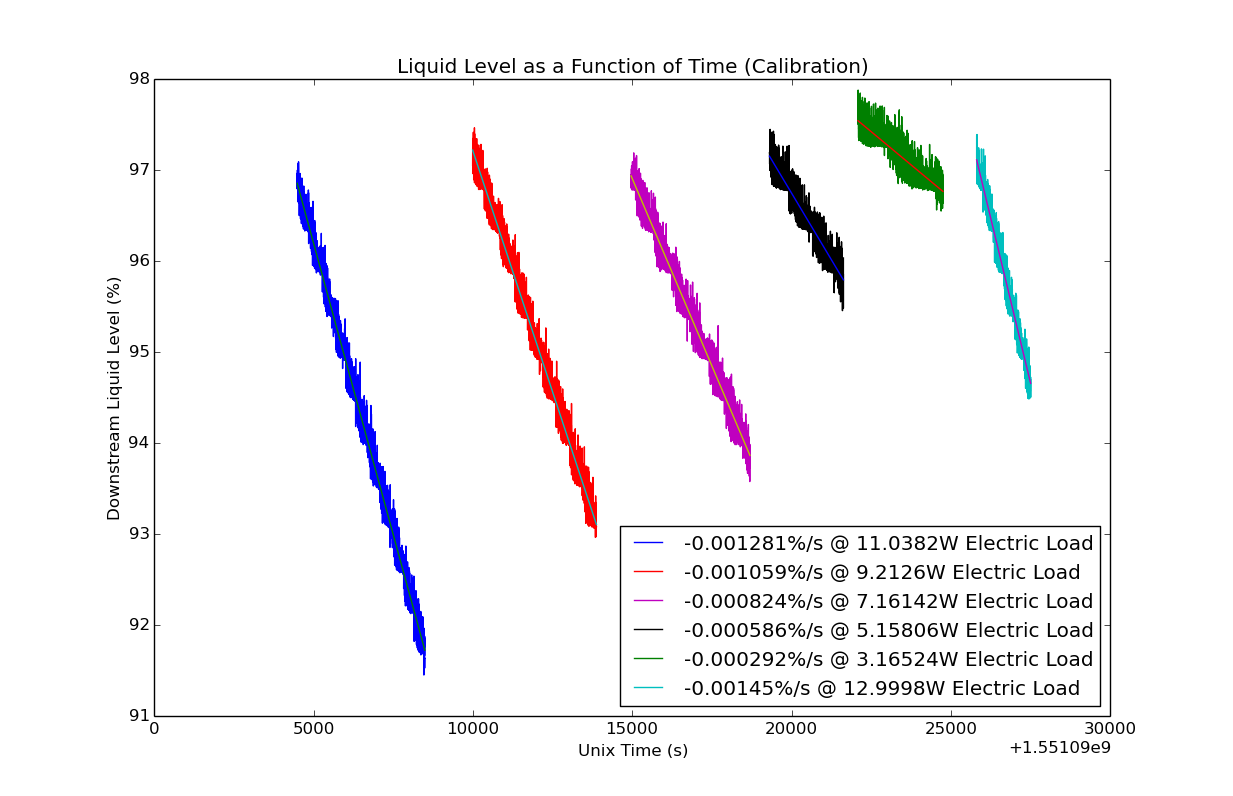

Write Python code to recreate this figure.
from __future__ import division
from csv import reader, writer
from datetime import datetime
from subprocess import check_output
from re import compile, findall
from os import walk
from os.path import isfile, join, abspath, dirname
from fnmatch import fnmatch
from matplotlib import pyplot as plt
from numpy import mean, std, polyfit, linspace
from sys import maxint, stderr
from scipy.stats import linregress
from json import dumps
from user_input import *
from cryomodule import *


def linkBufferToPV(pv, dataBuffer, columnDict, header):
    try:
        columnDict[pv] = {"idx": header.index(pv), "buffer": dataBuffer}
    except ValueError:
        print >> stderr, "Column " + pv + " not found in CSV"


def parseDataFromCSV(fileName, bufferMap, timeBuffer, isCalibration=False,
                     heaterPV=None, heatLoad=None):
    columnDict = {}

    with open(fileName) as csvFile:

        csvReader = reader(csvFile)
        header = csvReader.next()

        for pv, dataBuffer in bufferMap.iteritems():
            linkBufferToPV(pv, dataBuffer, columnDict, header)

        if isCalibration:
            linkBufferToPV(heaterPV, heatLoad, columnDict, header)

        timeIdx = header.index("time")
        timeZero = datetime.utcfromtimestamp(0)

        for row in csvReader:

            timeBuffer.append((datetime.strptime(row[timeIdx],
                                                 "%Y-%m-%d %H:%M:%S")
                               - timeZero).total_seconds())

            for col, idxBuffDict in columnDict.iteritems():
                try:
                    idxBuffDict["buffer"].append(float(row[idxBuffDict["idx"]]))
                except ValueError:
                    print >> stderr, "Could not parse row: " + str(row)


def parseCalibData(cryMod):
    heaterPV = cryMod.cavities[cryMod.calCavNum - 1].heaterPV
    parseDataFromCSV(cryMod.calFileName, cryMod.pvBufferMap, cryMod.calTime,
                     True, heaterPV, cryMod.calHeatLoad)


def parseQ0MeasData(cavity):
    parseDataFromCSV(cavity.q0MeasFileName, cavity.pvBufferMap,
                     cavity.q0MeasTime)


def processCalibrationData(cryMod, valveTolerance):
    parseCalibData(cryMod)

    # The readings get wonky when the upstream liquid level dips below 66, and
    # when the  valve position is +/- 1.2 from our locked position (found
    # empirically)
    runs, timeRuns, heaterVals = populateCalibRuns(cryMod, 66, valveTolerance)

    return genAndPlotRuns(heaterVals, runs, timeRuns, True)


def processQ0MeasData(cavity, valveTolerance):
    parseQ0MeasData(cavity)

    runs, timeRuns, heaterVals = populateQ0MeasRuns(cavity, 66, valveTolerance)

    return genAndPlotRuns(heaterVals, runs, timeRuns, False)


def genAndPlotRuns(heaterVals, runs, timeRuns, isCalibration):
    print "Heat Loads: " + str(heaterVals)
    adjustForHeaterSettle(heaterVals, runs, timeRuns)

    for timeRun in timeRuns:
        print "Duration of run: " + str((timeRun[-1] - timeRun[0]) / 60.0)

    ax1 = genAxis("Liquid Level as a Function of Time"
                  + (" (Calibration)" if isCalibration else ""),
                  "Unix Time (s)", "Downstream Liquid Level (%)")

    slopes = []

    for idx, run in enumerate(runs):
        m, b, r_val, p_val, std_err = linregress(timeRuns[idx], run)
        print"R^2: " + str(r_val ** 2)

        slopes.append(m)

        ax1.plot(timeRuns[idx], run, label=(str(round(m, 6)) + "%/s @ "
                                            + str(heaterVals[idx])
                                            + "W Electric Load"))

        ax1.plot(timeRuns[idx], [m * x + b for x in timeRuns[idx]])

    if isCalibration:
        ax1.legend(loc='lower right')
        ax2 = genAxis("Rate of Change of Liquid Level as a Function of Heat Load",
                      "Heat Load (W)", "dLL/dt (%/s)")

        ax2.plot(heaterVals, slopes, marker="o", linestyle="None",
                 label="Calibration Data")

        m, b = polyfit(heaterVals, slopes, 1)

        ax2.plot(heaterVals, [m*x + b for x in heaterVals],
                 label=(str(m)+" %/(s*W)"))

        ax2.legend(loc='upper right')

        return m, b, ax2, heaterVals

    else:
        ax1.legend(loc='upper right')
        return slopes


# Sometimes the heater takes a little while to settle, especially after large
# jumps, which renders the points taken during that time useless
def adjustForHeaterSettle(heaterVals, runs, timeRuns):
    for idx, heaterVal in enumerate(heaterVals):

        # Scaling factor 55 is derived from an observation that an 11W jump
        # leads to about 600 useless points (assuming it scales linearly)
        cutoff = (int(abs(heaterVal - heaterVals[idx - 1]) * 55)
                  if idx > 0 else 0)
        print "cutoff: " + str(cutoff)

        # Adjusting both buffers to keep them "synchronous"
        runs[idx] = runs[idx][cutoff:]
        timeRuns[idx] = timeRuns[idx][cutoff:]


def populateCalibRuns(cryMod, levelLimitUS, valvePosTolerance, cutoff=1000):

    def appendToBuffers(dataBuffers, startIdx, endIdx):
        for (runBuffer, dataBuffer) in dataBuffers:
            runBuffer.append(dataBuffer[startIdx: endIdx])

    runStartIdx = 0

    runs = []
    timeRuns = []
    inputVals = []

    for idx, val in enumerate(cryMod.calHeatLoad):

        prevInputVal = cryMod.calHeatLoad[idx - 1] if idx > 0 else val

        # A "break" condition defining the end of a run
        if (val != prevInputVal
                or cryMod.calUpstreamLevel[idx] < levelLimitUS
                or (abs(cryMod.calValvePos[idx] - cryMod.refValvePos)
                    > valvePosTolerance)
                or idx == len(cryMod.calHeatLoad) - 1):

            # Keeping only those runs with at least <cutoff> points
            if idx - runStartIdx > cutoff:
                inputVals.append(prevInputVal - cryMod.refHeaterVal)
                appendToBuffers([(runs, cryMod.calDownstreamLevel),
                                 (timeRuns, cryMod.calTime)],
                                runStartIdx, idx)

            runStartIdx = idx

    return runs, timeRuns, inputVals


def populateQ0MeasRuns(cavity, levelLimitUS, valvePosTolerance, cutoff=500):

    def appendToBuffers(dataBuffers, startIdx, endIdx):
        for (runBuffer, dataBuffer) in dataBuffers:
            runBuffer.append(dataBuffer[startIdx: endIdx])

    runStartIdx = 0

    runs = []
    timeRuns = []
    inputVals = []

    for idx, val in enumerate(cavity.q0MeasHeatLoad):

        prevInputVal = cavity.q0MeasHeatLoad[idx - 1] if idx > 0 else val

        # A "break" condition defining the end of a run
        if (val != prevInputVal
                or cavity.q0MeasUpstreamLevel[idx] < levelLimitUS
                or (abs(cavity.q0MeasValvePos[idx] - cavity.parent.refValvePos)
                    > valvePosTolerance)
                or idx == len(cavity.q0MeasHeatLoad) - 1):

            # Keeping only those runs with at least <cutoff> points
            if idx - runStartIdx > cutoff:
                inputVals.append(prevInputVal - cavity.parent.refHeaterVal)
                appendToBuffers([(runs, cavity.q0MeasDownstreamLevel),
                                 (timeRuns, cavity.q0MeasTime)],
                                runStartIdx, idx)

            runStartIdx = idx

    return runs, timeRuns, inputVals


def genAxis(title, xlabel, ylabel):
    fig = plt.figure()
    ax = fig.add_subplot(111)
    ax.set_title(title)
    ax.set_xlabel(xlabel)
    ax.set_ylabel(ylabel)
    return ax


def calcQ0(gradient, inputHeatLoad, refGradient=16.0, refHeatLoad=9.6,
           refQ0=2.7E10):
    return refQ0 * (refHeatLoad / inputHeatLoad) * ((gradient / refGradient)**2)


def getArchiveData(startTime, nSecs, signals):
    # startTime & endTime are datetime objects, signals is a list of PV names
    cmd = (['mySampler', '-b'] + [startTime.strftime("%Y-%m-%d %H:%M:%S")]
           + ['-s', '1s', '-n'] + [str(nSecs)] + signals)
    return check_output(cmd)


def reformatDate(row):
    try:
        regex = compile(
            "[0-9]{4}-[0-9]{2}-[0-9]{2} [0-9]{2}:[0-9]{2}:[0-9]{2}")
        res = findall(regex, row)[0].replace(" ", "-")
        reformattedRow = regex.sub(res, row)
        return "\t".join(reformattedRow.strip().split())
    except IndexError:
        print row
        return "\t".join(row.strip().split())


# def getQ0MeasCSV(startTime, endTime, signals, cryomodule, cavity):
#     nSecs = int((endTime - startTime).total_seconds())
#
#     # Define a file name for the CSV we're saving. There are calibration files
#     # and q0 measurement files. Both include a time stamp in the format
#     # year-month-day--hour-minute. They also indicate the number of data points.
#     suffix = startTime.strftime("_%Y-%m-%d--%H-%M_") + str(nSecs) + '.csv'
#     cryoModStr = 'CM' + str(cryomodule)
#
#     fileName = ('q0meas_' + cryoModStr + '_cav' + str(cavity) + suffix)
#
#     if isfile(fileName):
#         overwriteFile = get_str('Overwrite previous CSV file (y/n)? ', True,
#                                 ['y', 'n']) == 'y'
#         if not overwriteFile:
#             return fileName
#
#     rawData = getArchiveData(startTime, nSecs, signals)
#     rows = list(map(lambda x: reformatDate(x), rawData.splitlines()))
#     csvReader = reader(rows, delimiter='\t')
#
#     with open(fileName, 'wb') as f:
#         csvWriter = writer(f, delimiter='\t')
#         for row in csvReader:
#             csvWriter.writerow(row)
#
#     return fileName
#
#
# def getCalibCSV(startTime, endTime, signals, cryomodule):
#     nSecs = int((endTime - startTime).total_seconds())
#
#     # Define a file name for the CSV we're saving. There are calibration files
#     # and q0 measurement files. Both include a time stamp in the format
#     # year-month-day--hour-minute. They also indicate the number of data points.
#     suffix = startTime.strftime("_%Y-%m-%d--%H-%M_") + str(nSecs) + '.csv'
#     cryoModStr = 'CM' + str(cryomodule)
#
#     fileName = ('calib_' + cryoModStr + suffix)
#
#     if isfile(fileName):
#         overwriteFile = get_str('Overwrite previous CSV file (y/n)? ', True,
#                                 ['y', 'n']) == 'y'
#         if not overwriteFile:
#             return fileName
#
#     rawData = getArchiveData(startTime, nSecs, signals)
#     rows = list(map(lambda x: reformatDate(x), rawData.splitlines()))
#     csvReader = reader(rows, delimiter='\t')
#
#     with open(fileName, 'wb') as f:
#         csvWriter = writer(f, delimiter='\t')
#         for row in csvReader:
#             csvWriter.writerow(row)
#
#     return fileName


################################################################################
# generateCSV is a function that takes a date range and a list of PVs in order
# to generate a CSV data file if one doesn't already exist
#
# @param startTime, endTime: datetime objects
# @param signals: list of PV strings
################################################################################
def generateCSV(startTime, endTime, signals, cryomodule, cavity=0, isCalib=True):
    nSecs = int((endTime - startTime).total_seconds())

    # Define a file name for the CSV we're saving. There are calibration files
    # and q0 measurement files. Both include a time stamp in the format
    # year-month-day--hour-minute. They also indicate the number of data points.
    suffix = startTime.strftime("_%Y-%m-%d--%H-%M_") + str(nSecs) + '.csv'
    cryoModStr = 'CM' + str(cryomodule)

    if isCalib:
        fileName = ('calib_' + cryoModStr + suffix)
    else:
        fileName = ('q0meas_' + cryoModStr + '_cav' + str(cavity) + suffix)

    if isfile(fileName):
        overwriteFile = get_str('Overwrite previous CSV file (y/n)? ', True,
                                ['y', 'n']) == 'y'
        if not overwriteFile:
            return fileName

    rawData = getArchiveData(startTime, nSecs, signals)
    rows = list(map(lambda x: reformatDate(x), rawData.splitlines()))
    csvReader = reader(rows, delimiter='\t')

    with open(fileName, 'wb') as f:
        csvWriter = writer(f, delimiter='\t')
        for row in csvReader:
            csvWriter.writerow(row)

    return fileName


def demo():

    # 17.5 is the locked JT valve position during the calibration run
    # 1.91 was our reference heater value during the calibration
    cryoModuleObj = Cryomodule(12, 2, "calib_CM12_2019-02-25--11-25_18672.csv",
                               17.5, 1.91)

    calValvePosTol = 1.2

    m, b, ax, calibrationVals = processCalibrationData(cryoModuleObj,
                                                       calValvePosTol)

    # We're running this on cavity 2, which is index 1 because of 0-indexing
    cavityObj = cryoModuleObj.cavities[1]
    cavityObj.q0MeasFileName = "q0meas_CM12_cav2_2019-03-03--12-00_10800.csv"

    slopes = processQ0MeasData(cavityObj, calValvePosTol)

    heaterVals = []

    for dLL in slopes:
        heaterVal = (dLL - b) / m
        heaterVals.append(heaterVal)

    print heaterVals

    ax.plot(heaterVals, slopes, marker="o", linestyle="None",
            label="Projected Data")
    ax.legend(loc="lower left")

    minHeatProjected = min(heaterVals)
    minCalibrationHeat = min(calibrationVals)

    if minHeatProjected < minCalibrationHeat:
        yRange = linspace(minHeatProjected, minCalibrationHeat)
        ax.plot(yRange, [m * i + b for i in yRange])

    maxHeatProjected = max(heaterVals)
    maxCalibrationHeat = max(calibrationVals)

    if maxHeatProjected > maxCalibrationHeat:
        yRange = linspace(maxCalibrationHeat, maxHeatProjected)
        ax.plot(yRange, [m * i + b for i in yRange])

    for heatLoad in heaterVals:
        print calcQ0(18.0, heatLoad)

    plt.draw()

    # for i in plt.get_fignums():
    #     plt.figure(i)
    #     plt.savefig("figure%d.png" % i)

    plt.show()


def buildDatetimeFromInput(prompt):
    now = datetime.now()
    year = get_int("Year " + prompt, True, 2019, now.year)

    month = get_int("Month " + prompt, True, 1,
                    now.month if year == now.year else 12)

    day = get_int("Day " + prompt, True, 1,
                  now.day if (year == now.year and month == now.month) else 31)

    hour = get_int("Hour " + prompt, True, 0, 23)
    minute = get_int("Minute " + prompt, True, 0, 59)

    return datetime(year, month, day, hour, minute)


def buildCalibFile():
    print ("\n***Now we'll start building a calibration file " +
           "- please be patient***\n")

    startTimeCalib = buildDatetimeFromInput("calibration run began: ")
    endTimeCalib = buildDatetimeFromInput("calibration run ended: ")

    cryoModuleObj = Cryomodule(cryomoduleSLAC, cryomoduleLERF, None,
                               valveLockedPos, refHeaterVal)

    cryoModuleObj.calFileName = generateCSV(startTimeCalib,
                                            endTimeCalib,
                                            cryoModuleObj.getPVs(),
                                            cryomoduleSLAC)

    return cryoModuleObj


def findDataFiles(prefix):
    fileDict = {}
    # If the directory is empty
    numFiles = 1
    for root, dirs, files in walk(abspath(dirname(__file__))):
        for idx, name in enumerate(files):
            if fnmatch(name, prefix + "*"):
                fileDict[numFiles] = name
                # fileDict[idx] = join(root, name)
                numFiles += 1
    fileDict[numFiles] = "Generate a new CSV"
    return fileDict


def getQ0Measurements():
    global refHeaterVal, valveLockedPos, cryomoduleSLAC, cryomoduleLERF
    refHeaterVal = 1.91
    valveLockedPos = 17.5
    calValvePosTol = 1.2
    cryomoduleSLAC = 12
    cryomoduleLERF = 2
    # refHeaterVal = get_float("Reference Heater Value: ", True, 0, 15)
    # valveLockedPos = get_float("JT Valve locked position: ", True, 0, 100)
    #
    # cryomoduleSLAC = get_int("SLAC Cryomodule Number: ", True, 1, 33)
    # cryomoduleLERF = get_int("LERF Cryomodule Number: ", True, 2, 3)

    print "\n---------- CRYOMODULE " + str(cryomoduleSLAC) + " ----------\n"

    calibFiles = findDataFiles("calib_CM" + str(cryomoduleSLAC))

    print "Options for Calibration Data:"

    print "\n" + dumps(calibFiles, indent=4) + "\n"

    option = get_int("Please choose one of the options above: ", True, 1,
                     len(calibFiles))

    if option == len(calibFiles):
        cryoModuleObj = buildCalibFile()

    else:
        cryoModuleObj = Cryomodule(cryomoduleSLAC, cryomoduleLERF,
                                   calibFiles[option], valveLockedPos,
                                   refHeaterVal)

    m, b, ax, calibrationVals = processCalibrationData(cryoModuleObj,
                                                       calValvePosTol)

    numCavs = get_int("Number of cavities to analyze: ", True, 0, 8)

    cavities = []
    for _ in xrange(numCavs):
        cavity = get_int("Next cavity to analyze: ", True, 1, 8)
        while cavity in cavities:
            cavity = get_int("Please enter a cavity not previously entered: ",
                             True, 1, 8)
        cavities.append(cavity)

    for cav in cavities:
        print "\n---------- CAVITY " + str(cav) + " ----------\n"
        # 0 indexing means we have to subtract 1 from the cavity number
        cavityObj = cryoModuleObj.cavities[cav - 1]

        q0MeasFiles = findDataFiles("q0meas_CM" + str(cryomoduleSLAC) + "_cav"
                                    + str(cav))

        print "Options for Q0 Meaurement Data:"

        print "\n" + dumps(q0MeasFiles, indent=4) + "\n"

        option = get_int("Please choose one of the options above: ", True, 1,
                         len(q0MeasFiles))

        if option == len(q0MeasFiles):
            print "not implemented"
            return

        else:
            cavityObj.q0MeasFileName = q0MeasFiles[option]

        slopes = processQ0MeasData(cavityObj, calValvePosTol)

        heaterVals = []

        for dLL in slopes:
            heaterVal = (dLL - b) / m
            heaterVals.append(heaterVal)

        ax.plot(heaterVals, slopes, marker="o", linestyle="None",
                label="Projected Data for Cavity " + str(cav))
        ax.legend(loc="lower left")

        minHeatProjected = min(heaterVals)
        minCalibrationHeat = min(calibrationVals)

        if minHeatProjected < minCalibrationHeat:
            yRange = linspace(minHeatProjected, minCalibrationHeat)
            ax.plot(yRange, [m * i + b for i in yRange])

        maxHeatProjected = max(heaterVals)
        maxCalibrationHeat = max(calibrationVals)

        if maxHeatProjected > maxCalibrationHeat:
            yRange = linspace(maxCalibrationHeat, maxHeatProjected)
            ax.plot(yRange, [m * i + b for i in yRange])

        for heatLoad in heaterVals:
            print "Calculated Heat Load: " + str(heatLoad)
            print "    Q0: " + str(calcQ0(16.05, heatLoad))

    plt.draw()
    plt.show()


if __name__ == "__main__":
    # demo()
    getQ0Measurements()
